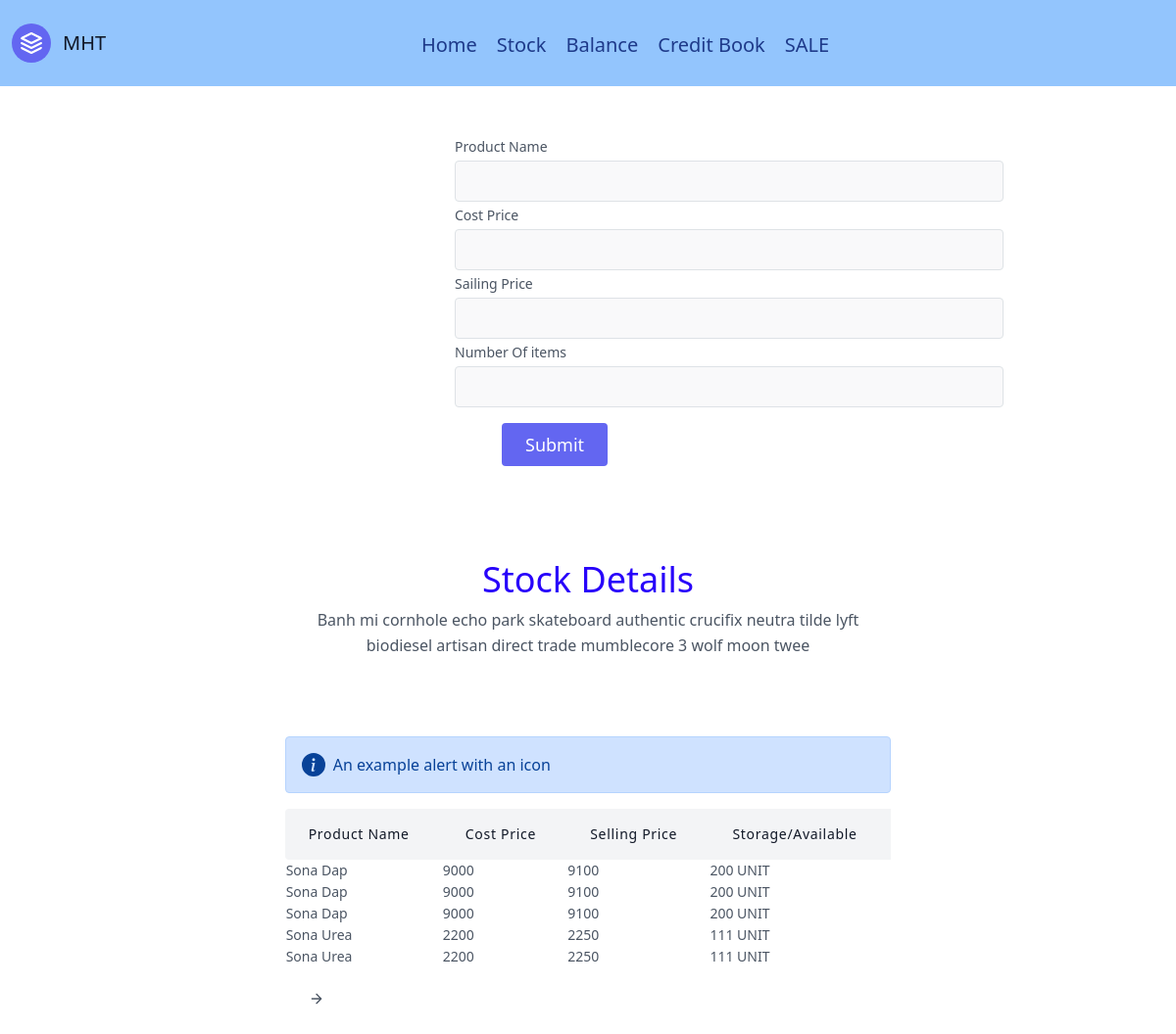
The app's page /stock with its own data.
### tables this page shows
CREATE TABLE STOCK
                    (pname text,cost_price VAL, sailing_price VAL, stockavail VAL);

### app.py (the view)
@app.route('/stock',methods=['GET'])
def stock():
    con = sqlite3.connect('stock.db')
    cur = con.cursor()
    rows=cur.execute('select * from stock')
    items=[]
    for row in rows:
        mydict = {"pname": row[0], "costp": row[1],'sailp':row[2],"stockavail": str(row[3])+' UNIT'}
        items.append(mydict) #  appending the comments to the review list
    con.commit()
    return render_template('stock.html',items=items)
    return render_template('Stock.html')

### templates/Stock.html (shortened to what this page needs)
<!doctype html>
<html lang="en">
<head>
    <link href="https://cdn.jsdelivr.net/npm/bootstrap@5.1.3/dist/css/bootstrap.min.css" rel="stylesheet"
>
    <link href="https://unpkg.com/tailwindcss@^2/dist/tailwind.min.css" rel="stylesheet">
</head>
<body>
    <header class="text-blue-900  border-gray-300 font-medium bg-blue-300 ">
        <div class="container-fluid mx-auto flex flex-wrap pt-6 flex-col md:flex-row items-center ">
            <a class="flex title-font font-medium items-center text-gray-900 mt-0 mb-4 md:mb-0">
                <svg xmlns="http://www.w3.org/2000/svg" fill="none" stroke="currentColor" stroke-linecap="round"
                    stroke-linejoin="round" stroke-width="2" class="w-10 h-10 text-white p-2 bg-indigo-500 rounded-full"
                    viewBox="0 0 24 24">
                    <path d="M12 2L2 7l10 5 10-5-10-5zM2 17l10 5 10-5M2 12l10 5 10-5"></path>
                </svg>
                <span class="ml-3 text-xl">MHT</span>
            </a>
            <nav class=" fs-5 md:ml-auto mt-1 mx-auto my-4 flex flex-wrap items-center text-base justify-center">
                <a class="mr-5 hover:text-white-900" href="{{url_for('home')}}" method='GET'>Home</a>
                <a class="mr-5 hover:text-white-900" href="{{url_for('stock')}}">Stock</a>
                <a class="mr-5 hover:text-white-900">Balance</a>
                <a class="mr-5 hover:text-white-900" href="{{url_for('credit')}}">Credit Book</a>
                <a class="mr-5 hover:text-white-900" href="{{url_for('sale_list')}}" method='GET'>SALE</a>
            </nav>
        </div>
    </header>
    <form action="{{url_for('show_stock')}}" method="POST">
        <div class="mx-auto mt-5 px-80 ">
            <div class="relative mr-4 ml-36  lg:w-full xl:w-1/2 w-2/4 md:w-full text-left">
                <label for="hero-field" class="leading-7 text-sm text-gray-600">Product Name</label>
                <input type="text" id="hero-field" name="pname"
                    class="w-full bg-gray-100 bg-opacity-50 rounded focus:ring-2 focus:ring-indigo-200 focus:bg-transparent border border-gray-300 focus:border-indigo-500 text-base outline-none text-gray-700 py-1 px-3 leading-8 transition-colors duration-200 ease-in-out">
                <label for="Contacts" class="leading-7 text-sm text-gray-600">Cost Price</label>
                <input type="text" id="hero-field" name="cost_price"
                    class="w-full bg-gray-100 bg-opacity-50 rounded focus:ring-2 focus:ring-indigo-200 focus:bg-transparent border border-gray-300 focus:border-indigo-500 text-base outline-none text-gray-700 py-1 px-3 leading-8 transition-colors duration-200 ease-in-out">
                <label for="Contacts" class="leading-7 text-sm text-gray-600">Sailing Price</label>
                <input type="Contacts" id="Contacts" name="sailing_price"
                    class="w-full bg-gray-100 bg-opacity-50 rounded focus:ring-2 focus:ring-indigo-200 focus:bg-transparent border border-gray-300 focus:border-indigo-500 text-base outline-none text-gray-700 py-1 px-3 leading-8 transition-colors duration-200 ease-in-out">
                <label for="Balance" class="leading-7 text-sm text-gray-600">Number Of items</label>
                <input type="Balance" id="Balance" name="stockavail"
                    class="w-full bg-gray-100 bg-opacity-50 rounded focus:ring-2 focus:ring-indigo-200 focus:bg-transparent border border-gray-300 focus:border-indigo-500 text-base outline-none text-gray-700 py-1 px-3 leading-8 transition-colors duration-200 ease-in-out">
            </div>
            <button
                class="inline-flex text-white bg-indigo-500 border-0 mt-3 ml-48 py-2 px-6 focus:outline-none hover:bg-indigo-600 rounded text-lg">Submit</button>
        </div>
    </form>
    <section class="text-gray-600 body-font">
        <div class="container px-5 py-24 mx-auto">
            <div class="flex flex-col text-center w-full mb-20">
                <h1 class="sm:text-4xl text-3xl font-medium title-font mb-2 " style="color: rgb(40, 3, 250);">Stock
                    Details</h1>
                <p class="lg:w-2/3 mx-auto leading-relaxed text-base">Banh mi cornhole echo park skateboard authentic
                    crucifix neutra tilde lyft biodiesel artisan direct trade mumblecore 3 wolf moon twee</p>
            </div>
            <div class="lg:w-2/3 w-full mx-auto overflow-auto">
                <div class="alert alert-primary d-flex align-items-center" role="alert">
                    <svg class="bi flex-shrink-0 me-2" width="24" height="24" role="img" aria-label="Info:">
                        <use xlink:href="#info-fill" />
                    </svg>
                    <div>
                        An example alert with an icon
                    </div>
                </div>
                <table class="table-auto w-full text-left whitespace-no-wrap">
                    <thead>
                        <tr>
                            <th
                                class="px-4 py-3 title-font tracking-wider font-medium text-gray-900 text-sm bg-gray-100 rounded-tl rounded-bl">
                                Product Name</th>
                            <th
                                class="px-4 py-3 title-font tracking-wider font-medium text-gray-900 text-sm bg-gray-100">
                                Cost Price</th>
                            <th
                                class="px-4 py-3 title-font tracking-wider font-medium text-gray-900 text-sm bg-gray-100">
                                Selling Price</th>
                            <th
                                class="px-4 py-3 title-font tracking-wider font-medium text-gray-900 text-sm bg-gray-100">
                                Storage/Available</th>
                        </tr>
                    </thead>
                    <tbody>
                        {% for item in items %}
                        <tr class="py-3 text-sm">
                            <td>{{item['pname']}}</td>
                            <td>{{item['costp']}}</td>
                            <td>{{item['sailp']}}</td>
                            <td>{{item['stockavail']}}</td>
                        </tr>
                        {% endfor %}
                    </tbody>
                </table>
            </div>
            <div class="flex pl-4 mt-4 lg:w-2/3 w-full mx-auto">
                <svg fill="none" stroke="currentColor" stroke-linecap="round" stroke-linejoin="round" stroke-width="2"
                    class="w-4 h-4 ml-2" viewBox="0 0 24 24">
                    <path d="M5 12h14M12 5l7 7-7 7"></path>
                </svg>
            </div>
        </div>
    </section>
</body>
</html>

### records on screen
STOCK: pname "Sona Dap", costp "9000", sailp "9100", stockavail "200 UNIT"
STOCK: pname "Sona Dap", costp "9000", sailp "9100", stockavail "200 UNIT"
STOCK: pname "Sona Dap", costp "9000", sailp "9100", stockavail "200 UNIT"
STOCK: pname "Sona Urea", costp "2200", sailp "2250", stockavail "111 UNIT"
STOCK: pname "Sona Urea", costp "2200", sailp "2250", stockavail "111 UNIT"
